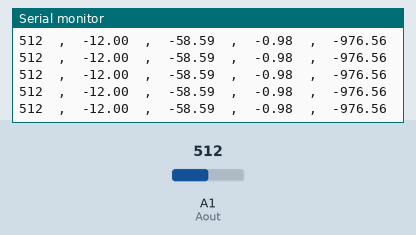
The sketch below on a simulated Arduino Uno, built with avr-gcc and run on an emulated ATmega328P. Parts: the last lines printed to the serial monitor. The inputs (shaded band) are chosen by the test bench; at power-on: A1 (Aout) = 512.

Above: at 4.2 s.
4.3 s: A1 (Aout) set to 391
At 4.46 s:
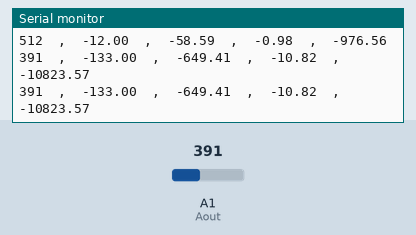
5.8 s: A1 (Aout) set to 418
At 5.84 s:
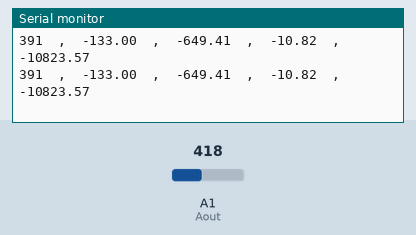
8.8 s: A1 (Aout) set to 493
At 8.81 s:
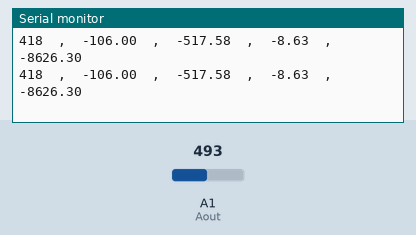
10.3 s: A1 (Aout) set to 504
At 10.32 s:
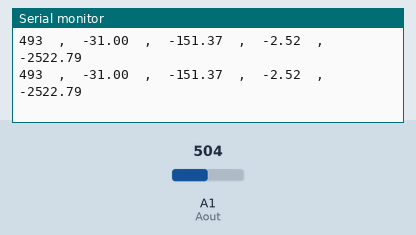
Timing chart, 0 to 13.3 s (numbered marks = the images above; inputs shaded):
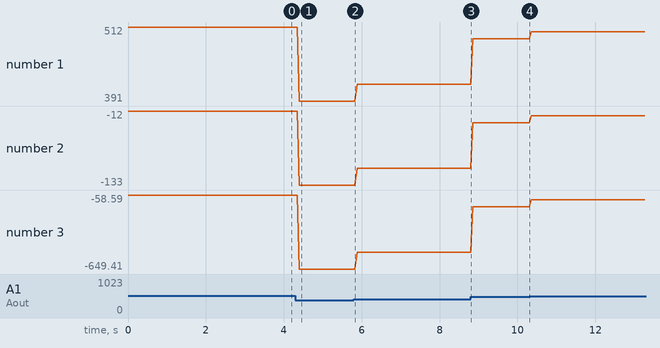

Measured:
- after the input at 4.3 s, the serial monitor: prints a new line after 0.09 s (image 1)
- plotted number 1: 512 → 391 after the input at 4.3 s, 391 → 418 after the input at 5.8 s, 418 → 493 after the input at 8.8 s, 493 → 504 after the input at 10.3 s
- plotted number 2: -12 → -133 after the input at 4.3 s, -133 → -106 after the input at 5.8 s, -106 → -31 after the input at 8.8 s, -31 → -20 after the input at 10.3 s
- plotted number 3: -58.59 → -649.41 after the input at 4.3 s, -649.41 → -517.58 after the input at 5.8 s, -517.58 → -151.37 after the input at 8.8 s, -151.37 → -97.66 after the input at 10.3 s

The sketch:

socket05.ino
```cpp
#define Aout A1
int  MidValue = 524 ;
void setup()
{
  pinMode(Aout,INPUT);
  Serial.begin(9600);
}

void loop()
{
  int Value = analogRead(Aout);
  double Angv= (double)(Value - MidValue) ;
   double Mv = Angv * 5000/1024 ;
   double Amp = Mv /60 ;
   double mAmp = Amp * 1000 ;
 // Serial.print("Aout Value =( ");
  Serial.print(Value);
  Serial.print("  ,  ");
  Serial.print(Angv);
  Serial.print("  ,  ");
  Serial.print(Mv);
  Serial.print("  ,  ");
  Serial.print(Amp) ;
  Serial.print("  ,  ");
  Serial.print(mAmp) ;
//  Serial.print(")\n");
  Serial.print("\n");
  //(30/1000) *1024/5
  delay(20);
}
```
